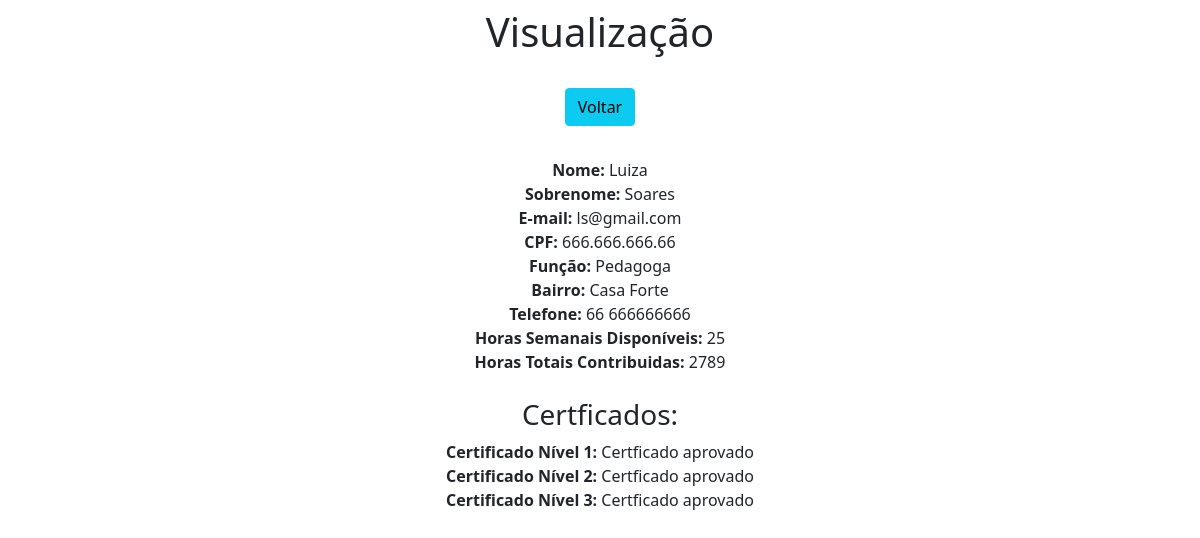
The app's page /view/29/, older data.
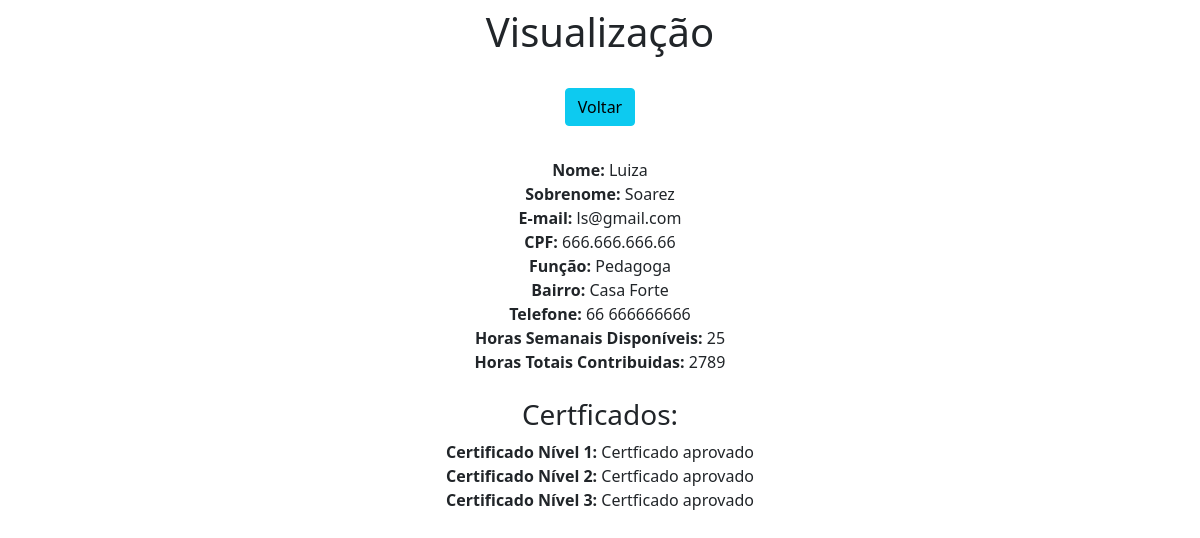
The same page, newer data.
### ERP/models.py (models this page shows)
class Voluntarios(models.Model):
    nome = models.CharField(max_length=30)
    sobrenome = models.CharField(max_length=30)
    email = models.EmailField(max_length=30) # t
    cpf = models.CharField(max_length=30) # t
    funcao = models.CharField(max_length=30)
    bairro = models.CharField(max_length=30) # t
    telefone = models.CharField(max_length=30) # t
    horas_semanais = models.IntegerField()
    horas_contribuidas = models.IntegerField()

### ERP/views.py (the view)
# urls.py: path('view/<int:pk>/', view, name='view'),
def view(request, pk):
    data = {}
    data['db'] = Voluntarios.objects.get(pk=pk)
    return render(request,'view.html', data)

### ERP/templates/view.html (shortened to what this page needs)
<!DOCTYPE html>
<html lang="pt-br">
<head>
	<link href="https://cdn.jsdelivr.net/npm/bootstrap@5.1.3/dist/css/bootstrap.min.css" rel="stylesheet">
</head>
<body>
	<div class="col-8 m-auto pt-2 pb-2 text-center">
		<h1>Visualização</h1>
	</div>
	<div class="col-8 m-auto pt-3 pb-2 text-center">
		<a href="/crud" class="btn btn-info">Voltar</a>
	</div>
	<div class="col-8 m-auto pt-4 pb-2 text-center">
		<strong>Nome: </strong>{{db.nome}}<br>
		<strong>Sobrenome: </strong>{{db.sobrenome}}<br>
		<strong>E-mail: </strong>{{db.email}}<br>
		<strong>CPF: </strong>{{db.cpf}}<br>
        <strong>Função: </strong>{{db.funcao}}<br>
		<strong>Bairro: </strong>{{db.bairro}}<br>
		<strong>Telefone: </strong>{{db.telefone}}<br>
		<strong>Horas Semanais Disponíveis: </strong>{{db.horas_semanais}}<br>
		<strong>Horas Totais Contribuidas: </strong>{{db.horas_contribuidas}}<br>
		<br>
		<h3>Certficados:</h3>
		<strong>Certificado Nível 1: </strong>{% if db.horas_contribuidas >= 700 %}Certficado aprovado{%else%}Cerficado não aprovado{%endif%}<br>
		<strong>Certificado Nível 2: </strong>{% if db.horas_contribuidas >= 1400 %}Certficado aprovado{%else%}Cerficado não aprovado{%endif%}<br>
		<strong>Certificado Nível 3: </strong>{% if db.horas_contribuidas >= 2100 %}Certficado aprovado{%else%}Cerficado não aprovado{%endif%}<br>
	</div>
</body>
</html>

Row changes from the older to the newer data that the page shows:
changed Voluntarios "Luiza": sobrenome "Soares" → "Soarez"
